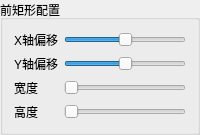
          <widget class="QGroupBox" name="groupBox_5">
           <property name="title">
            <string>前矩形配置</string>
           </property>
           <layout class="QVBoxLayout" name="verticalLayout_4">
            <item>
             <layout class="QGridLayout" name="gridLayout_5">
              <item row="0" column="0">
               <widget class="QLabel" name="label_53">
                <property name="text">
                 <string>X轴偏移</string>
                </property>
               </widget>
              </item>
              <item row="0" column="1">
               <widget class="QSlider" name="frontRectXOffsetHSlider">
                <property name="minimum">
                 <number>-300</number>
                </property>
                <property name="maximum">
                 <number>300</number>
                </property>
                <property name="orientation">
                 <enum>Qt::Horizontal</enum>
                </property>
               </widget>
              </item>
              <item row="1" column="0">
               <widget class="QLabel" name="label_54">
                <property name="text">
                 <string>Y轴偏移</string>
                </property>
               </widget>
              </item>
              <item row="1" column="1">
               <widget class="QSlider" name="frontRectYOffsetHSlider">
                <property name="minimum">
                 <number>-300</number>
                </property>
                <property name="maximum">
                 <number>300</number>
                </property>
                <property name="orientation">
                 <enum>Qt::Horizontal</enum>
                </property>
               </widget>
              </item>
              <item row="2" column="0">
               <widget class="QLabel" name="label">
                <property name="text">
                 <string>宽度</string>
                </property>
               </widget>
              </item>
              <item row="2" column="1">
               <widget class="QSlider" name="frontRectWidthHSlider">
                <property name="minimum">
                 <number>10</number>
                </property>
                <property name="maximum">
                 <number>500</number>
                </property>
                <property name="orientation">
                 <enum>Qt::Horizontal</enum>
                </property>
               </widget>
              </item>
              <item row="3" column="0">
               <widget class="QLabel" name="label_2">
                <property name="text">
                 <string>高度</string>
                </property>
               </widget>
              </item>
              <item row="3" column="1">
               <widget class="QSlider" name="frontRectHeightHSlider">
                <property name="minimum">
                 <number>15</number>
                </property>
                <property name="maximum">
                 <number>500</number>
                </property>
                <property name="orientation">
                 <enum>Qt::Horizontal</enum>
                </property>
               </widget>
              </item>
             </layout>
            </item>
           </layout>
          </widget>
